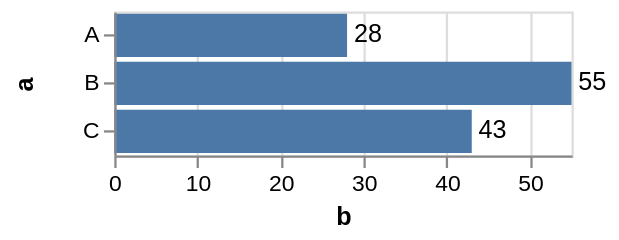

Write a Vega-Lite specification for this figure.
### Vega specification from a JSON file in a GitHub repository (floating-point values rounded to 4 significant figures)
{"$schema": "https://vega.github.io/schema/vega/v3.0.json", "description": "A simple bar chart with embedded data.", "autosize": "pad", "padding": 5, "width": 200, "style": "cell", "data": [{"name": "source_0", "values": [{"a": "A", "b": 28}, {"a": "B", "b": 55}, {"a": "C", "b": 43}]}, {"name": "data_1", "source": "source_0", "transform": [{"type": "formula", "expr": "toNumber(datum[\"b\"])", "as": "b"}, {"type": "filter", "expr": "datum[\"b\"] !== null && !isNaN(datum[\"b\"])"}]}, {"name": "data_2", "source": "source_0", "transform": [{"type": "formula", "expr": "toNumber(datum[\"b\"])", "as": "b"}, {"type": "filter", "expr": "datum[\"b\"] !== null && !isNaN(datum[\"b\"])"}]}], "signals": [{"name": "y_step", "value": 21}, {"name": "height", "update": "bandspace(domain('y').length, 0.1, 0.05) * y_step"}], "marks": [{"name": "layer_0_marks", "type": "rect", "style": ["bar"], "from": {"data": "data_1"}, "encode": {"update": {"x": {"scale": "x", "field": "b"}, "x2": {"scale": "x", "value": 0}, "y": {"scale": "y", "field": "a"}, "height": {"scale": "y", "band": true}, "fill": {"value": "#4c78a8"}}}}, {"name": "layer_1_marks", "type": "text", "style": ["text"], "from": {"data": "data_2"}, "encode": {"update": {"align": {"value": "left"}, "baseline": {"value": "middle"}, "dx": {"value": 3}, "x": {"scale": "x", "field": "b"}, "y": {"scale": "y", "field": "a", "band": 0.5}, "text": {"signal": "format(datum[\"b\"], \"\")"}, "fill": {"value": "black"}}}}], "scales": [{"name": "x", "type": "linear", "domain": {"fields": [{"data": "data_1", "field": "b"}, {"data": "data_2", "field": "b"}], "sort": true}, "range": [0, {"signal": "width"}], "nice": true, "zero": true}, {"name": "y", "type": "band", "domain": {"fields": [{"data": "data_1", "field": "a"}, {"data": "data_2", "field": "a"}], "sort": true}, "range": {"step": {"signal": "y_step"}}, "paddingInner": 0.1, "paddingOuter": 0.05}], "axes": [{"scale": "x", "orient": "bottom", "labelOverlap": true, "tickCount": {"signal": "ceil(width/40)"}, "title": "b", "zindex": 1}, {"scale": "x", "orient": "bottom", "domain": false, "grid": true, "labels": false, "maxExtent": 0, "minExtent": 0, "tickCount": {"signal": "ceil(width/40)"}, "ticks": false, "zindex": 0, "gridScale": "y"}, {"scale": "y", "orient": "left", "labelOverlap": true, "title": "a", "zindex": 1}], "config": {"axisY": {"minExtent": 30}}}
